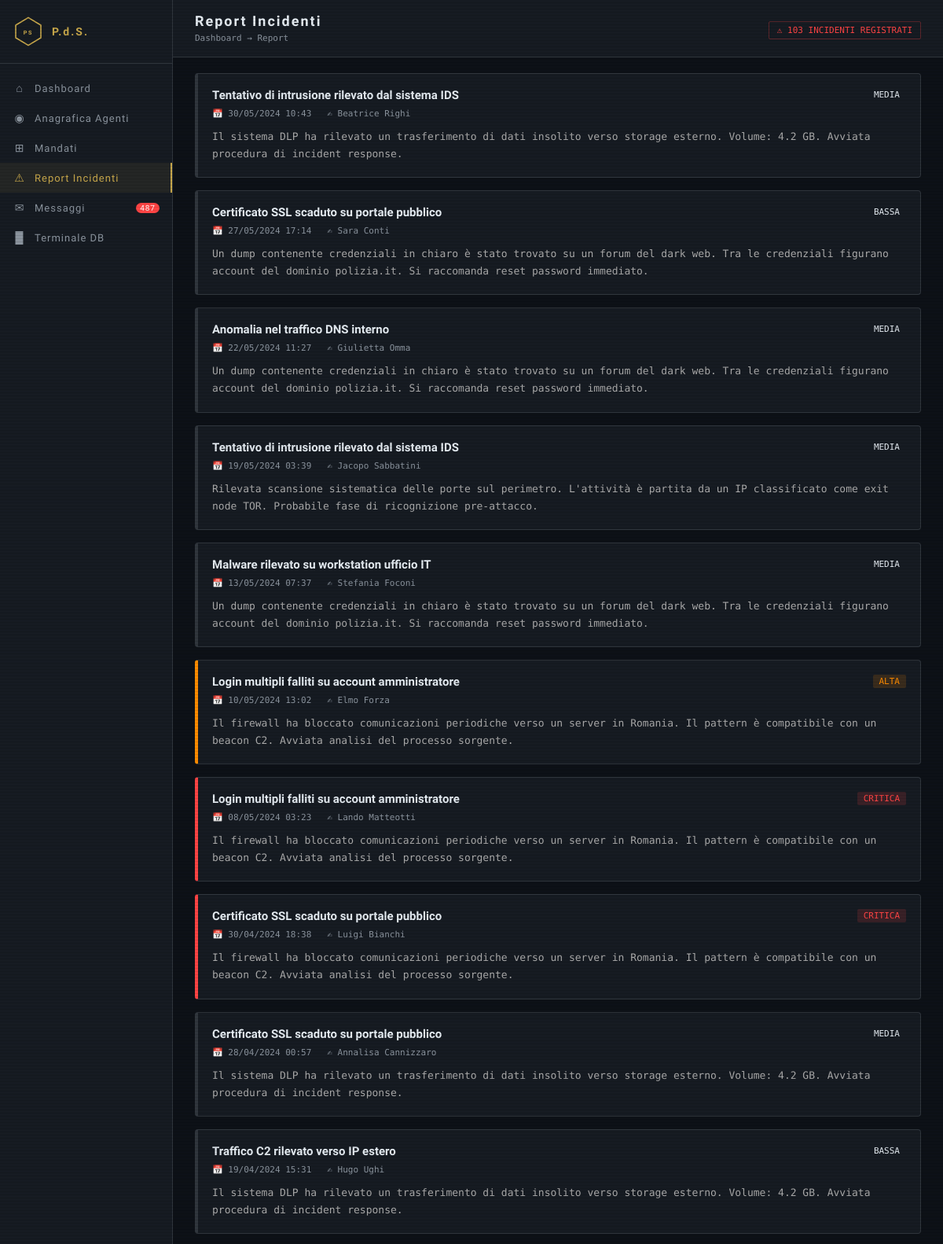
Screenshot of /polizia/report.php (signed in, upper part) with the database file from the repository.
### tables this page shows
CREATE TABLE report_incidenti (
    id               INT AUTO_INCREMENT PRIMARY KEY,
    codice_report    VARCHAR(30) UNIQUE,
    tipo_incidente   VARCHAR(100),
    descrizione      TEXT,
    data_incidente   DATETIME,
    gravita          ENUM('bassa','media','alta','critica') DEFAULT 'media',
    agente_incaricato INT,
    stato            ENUM('aperto','in_corso','chiuso') DEFAULT 'aperto',
    titolo           VARCHAR(200),
    contenuto        TEXT,
    data_report      DATETIME,
    autore_id        INT
);

CREATE TABLE poliziotti (
    id              INT AUTO_INCREMENT PRIMARY KEY,
    matricola       VARCHAR(20) UNIQUE,
    nome            VARCHAR(50),
    cognome         VARCHAR(50),
    grado           VARCHAR(50),
    reparto         VARCHAR(100),
    data_assunzione DATE,
    stato           ENUM('attivo','sospeso','corrotto') DEFAULT 'attivo',
    note            TEXT,
    email           VARCHAR(100),
    telefono        VARCHAR(30),
    attivo          TINYINT(1) NOT NULL DEFAULT 1
);

### polizia/report.php (the view, shortened to what this page needs)
<?php
$pdo  = get_db();
$rows = $pdo->query("
    SELECT r.*, p.nome, p.cognome
    FROM report_incidenti r
    LEFT JOIN poliziotti p ON r.autore_id = p.id
    ORDER BY r.data_report DESC
")->fetchAll();
?>
<!DOCTYPE html>
<html lang="it">
<head>
    <link rel="stylesheet" href="css/dashboard.css">
</head>
<body>
<?php include 'includes/sidebar.php'; ?>
<main class="main-content">
    <header class="top-bar">
        <div class="top-bar-left">
            <h1>Report Incidenti</h1>
            <span class="breadcrumb">Dashboard → Report</span>
        </div>
        <div class="top-bar-right">
            <span class="alert-banner critical-blink">⚠ <?= count($rows) ?> INCIDENTI REGISTRATI</span>
        </div>
    </header>
    <div class="reports-list">
    <?php foreach ($rows as $r):
        $cls = match($r['gravita']) {
            'critica' => 'report-card critica',
            'alta'    => 'report-card alta',
            default   => 'report-card'
        };
    ?>
        <div class="<?= $cls ?>">
            <div class="report-header">
                <span class="report-title"><?= htmlspecialchars($r['titolo']  ?? '') ?></span>
                <span class="report-gravita <?= $r['gravita'] ?>"><?= strtoupper($r['gravita']) ?></span>
            </div>
            <div class="report-meta">
                <span>📅 <?= date('d/m/Y H:i', strtotime($r['data_report'])) ?></span>
                <span>✍ <?= htmlspecialchars($r['nome'] . ' ' . $r['cognome']  ?? '') ?></span>
            </div>
            <div class="report-body">
                <?= nl2br(htmlspecialchars($r['contenuto'])  ?? '') ?>
            </div>
        </div>
    <?php endforeach; ?>
    </div>
</main>
</body>
</html>

### polizia/css/dashboard.css (style rules this page uses)
:root { --navy: #0d1117; --navy2: #161b22; --navy3: #1a1f2e; --gold: #c8a84b; --gold2: #e8c86b; --red: #ff4444; --orange: #ff8c00; --green: #00ff88; --blue: #58a6ff; --text: #e6edf3; --muted: #8b949e; --border: #30363d; --sidebar: 220px; --mono: 'Share Tech Mono', monospace; --display: 'Oswald', sans-serif; }
*, *::before, *::after { box-sizing: border-box; margin: 0; padding: 0; }
body { background: var(--navy); color: var(--text); font-family: var(--display); min-height: 100vh; display: flex; }
.main-content { margin-left: var(--sidebar); flex: 1; padding: 0; display: flex; flex-direction: column; min-height: 100vh; }
.top-bar { display: flex; justify-content: space-between; align-items: center; padding: 16px 28px; background: var(--navy2); border-bottom: 1px solid var(--border); position: sticky; top: 0; z-index: 50; }
.top-bar-left h1 { font-size: 18px; font-weight: 600; letter-spacing: 2px; }
.breadcrumb { font-family: var(--mono); font-size: 11px; color: var(--muted); }
.alert-banner { font-family: var(--mono); font-size: 11px; color: var(--orange); padding: 4px 10px; border: 1px solid rgba(255,140,0,.3); border-radius: 2px; animation: blink-border 2s ease-in-out infinite; }
.alert-banner.critical-blink { color: var(--red); border-color: rgba(255,68,68,.3); }
.reports-list { padding: 20px 28px; display: flex; flex-direction: column; gap: 16px; }
.report-card { background: var(--navy2); border: 1px solid var(--border); border-radius: 4px; padding: 18px; border-left: 4px solid var(--border); }
.report-card.critica { border-left-color: var(--red); }
.report-card.alta { border-left-color: var(--orange); }
.report-header { display: flex; justify-content: space-between; align-items: flex-start; margin-bottom: 8px; }
.report-title { font-size: 15px; font-weight: 600; }
.report-gravita { font-family: var(--mono); font-size: 11px; padding: 2px 8px; border-radius: 2px; }
.report-gravita.critica { background: rgba(255,68,68,.15); color: var(--red); }
.report-gravita.alta { background: rgba(255,140,0,.15); color: var(--orange); }
.report-meta { display: flex; gap: 20px; font-family: var(--mono); font-size: 11px; color: var(--muted); margin-bottom: 12px; }
.report-body { font-size: 13px; line-height: 1.7; color: #aaa; font-family: var(--mono); }

### rows the page displays
report_incidenti: titolo "Tentativo di intrusione rilevato dal sistema IDS", gravita "MEDIA", data_report "30/05/2024 10:43", poliziotti.nome+cognome "Beatrice Righi", contenuto "Il sistema DLP ha rilevato un trasferimento di dati insolito verso storage esterno. Volume: 4.2 GB. Avviata procedura di incident response."
report_incidenti: titolo "Certificato SSL scaduto su portale pubblico", gravita "BASSA", data_report "27/05/2024 17:14", poliziotti.nome+cognome "Sara Conti", contenuto "Un dump contenente credenziali in chiaro è stato trovato su un forum del dark web. Tra le credenziali figurano account del dominio polizia.it. Si raccomanda reset password immediato."
report_incidenti: titolo "Anomalia nel traffico DNS interno", gravita "MEDIA", data_report "22/05/2024 11:27", poliziotti.nome+cognome "Giulietta Omma", contenuto "Un dump contenente credenziali in chiaro è stato trovato su un forum del dark web. Tra le credenziali figurano account del dominio polizia.it. Si raccomanda reset password immediato."
report_incidenti: titolo "Tentativo di intrusione rilevato dal sistema IDS", gravita "MEDIA", data_report "19/05/2024 03:39", poliziotti.nome+cognome "Jacopo Sabbatini", contenuto "Rilevata scansione sistematica delle porte sul perimetro. L'attività è partita da un IP classificato come exit node TOR. Probabile fase di ricognizione pre-attacco."
report_incidenti: titolo "Malware rilevato su workstation ufficio IT", gravita "MEDIA", data_report "13/05/2024 07:37", poliziotti.nome+cognome "Stefania Foconi", contenuto "Un dump contenente credenziali in chiaro è stato trovato su un forum del dark web. Tra le credenziali figurano account del dominio polizia.it. Si raccomanda reset password immediato."
report_incidenti: titolo "Login multipli falliti su account amministratore", gravita "ALTA", data_report "10/05/2024 13:02", poliziotti.nome+cognome "Elmo Forza", contenuto "Il firewall ha bloccato comunicazioni periodiche verso un server in Romania. Il pattern è compatibile con un beacon C2. Avviata analisi del processo sorgente."
report_incidenti: titolo "Login multipli falliti su account amministratore", gravita "CRITICA", data_report "08/05/2024 03:23", poliziotti.nome+cognome "Lando Matteotti", contenuto "Il firewall ha bloccato comunicazioni periodiche verso un server in Romania. Il pattern è compatibile con un beacon C2. Avviata analisi del processo sorgente."
report_incidenti: titolo "Certificato SSL scaduto su portale pubblico", gravita "CRITICA", data_report "30/04/2024 18:38", poliziotti.nome+cognome "Luigi Bianchi", contenuto "Il firewall ha bloccato comunicazioni periodiche verso un server in Romania. Il pattern è compatibile con un beacon C2. Avviata analisi del processo sorgente."
report_incidenti: titolo "Certificato SSL scaduto su portale pubblico", gravita "MEDIA", data_report "28/04/2024 00:57", poliziotti.nome+cognome "Annalisa Cannizzaro", contenuto "Il sistema DLP ha rilevato un trasferimento di dati insolito verso storage esterno. Volume: 4.2 GB. Avviata procedura di incident response."
report_incidenti: titolo "Traffico C2 rilevato verso IP estero", gravita "BASSA", data_report "19/04/2024 15:31", poliziotti.nome+cognome "Hugo Ughi", contenuto "Il sistema DLP ha rilevato un trasferimento di dati insolito verso storage esterno. Volume: 4.2 GB. Avviata procedura di incident response."

### other values shown
$n_msg "487"
count($rows) "103"
